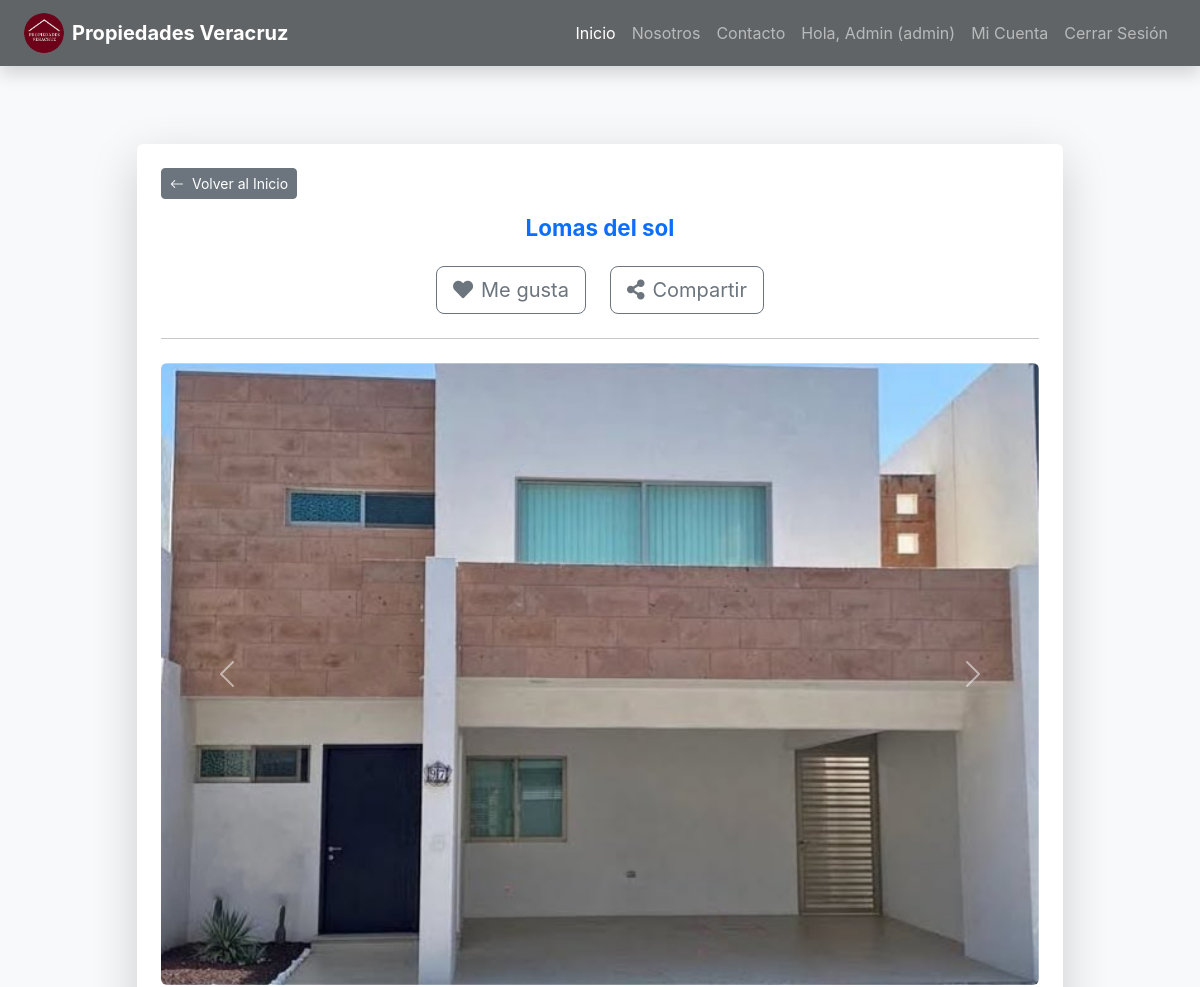
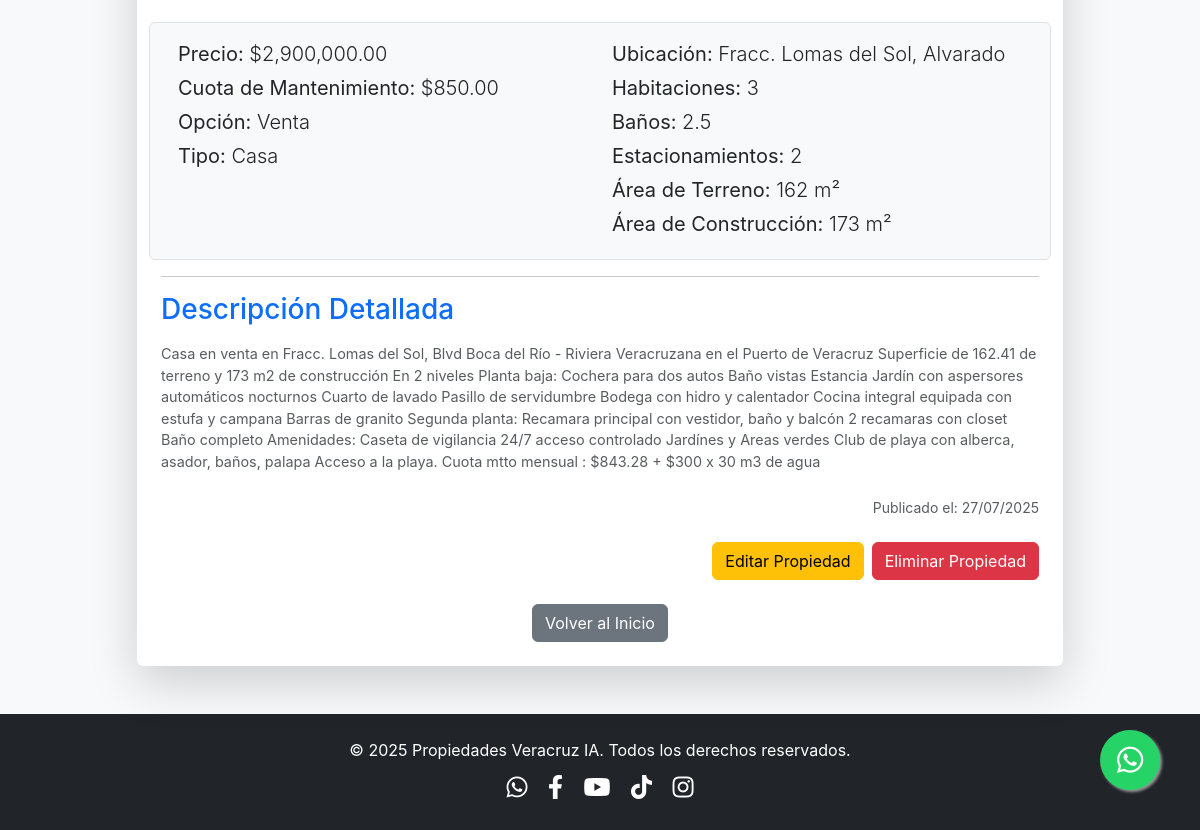
The page /property/2 (signed in) on the database its author committed (2 pictures, top to bottom).
### models.py (models this page shows, shortened)
class User(db.Model, UserMixin):
    __tablename__ = 'user'
    id = db.Column(db.Integer, primary_key=True)
    username = db.Column(db.String(80), unique=True, nullable=False)
    email = db.Column(db.String(120), unique=True, nullable=False)
    password_hash = db.Column(db.String(128), nullable=False)
    is_admin = db.Column(db.Boolean, default=False, nullable=True)

class Property(db.Model):
    __tablename__ = 'property' # Añadido nombre de tabla explícito para consistencia
    id = db.Column(db.Integer, primary_key=True)
    titulo = db.Column(db.String(100), nullable=False)
    descripcion = db.Column(db.Text, nullable=False)
    precio = db.Column(db.Float, nullable=False)
    ubicacion = db.Column(db.String(200), nullable=False)
    municipio = db.Column(db.String(100), nullable=False)
    property_options = db.Column(db.String(100), nullable=False)
    tipo_propiedad = db.Column(db.String(50), nullable=False) # Ej: Casa, Departamento, Terreno
    num_habitaciones = db.Column(db.Integer, nullable=True)
    num_banos = db.Column(db.Integer, nullable=True)
    num_medios_banos = db.Column(db.Integer, default=0)
    num_estacionamientos = db.Column(db.Integer, default=0)
    area_construccion_metros_cuadrados = db.Column(db.Float, nullable=True)
    area_terreno_metros_cuadrados = db.Column(db.Float, nullable=True)
    antiguedad = db.Column(db.Integer, nullable=True) # En años
    cuota_mantenimiento = db.Column(db.Float, default=0.0)
    fecha_publicacion = db.Column(db.DateTime, default=datetime.utcnow)
    images = db.relationship('PropertyImage', backref='property', lazy=True, cascade="all, delete-orphan")
    agente_id = db.Column(db.Integer, db.ForeignKey('user.id'), nullable=False)
    agente = db.relationship('User', backref='managed_properties') # Relación inversa para acceder a las propiedades de un usuario

class PropertyImage(db.Model):
    __tablename__ = 'property_image' # Añadido nombre de tabla explícito
    id = db.Column(db.Integer, primary_key=True)
    filename = db.Column(db.String(100), nullable=False)
    path = db.Column(db.String(200), nullable=True) # Ruta relativa del archivo (ej. 'uploads/1/foto.jpg')
    property_id = db.Column(db.Integer, db.ForeignKey('property.id'), nullable=False)
    is_main = db.Column(db.Boolean, default=False) # Para identificar la imagen principal

### app.py (the view)
@main.route("/property/<int:property_id>")
def property_detail(property_id):
    property_data = db.session.get(Property, property_id) # Usar db.session.get() para la propiedad
    if not property_data:
        flash('La propiedad solicitada no existe.', 'danger')
        return redirect(url_for('main.home'))
    if property_data.images:
        sorted_images = sorted(property_data.images, key=lambda img: (not img.is_main, img.id))
        property_data.images = sorted_images # Asigna la lista ordenada de vuelta al atributo images
    return render_template('property_detail.html', title=property_data.titulo, property=property_data)

### app.py (called while the page is built)
@login_manager.user_loader
def load_user(user_id):
    return db.session.get(User, int(user_id))

### templates/property_detail.html (shortened to what this page needs)
{% extends "base.html" %}
{% block content %}
<div class="container my-5 pt-5">
    <div class="row justify-content-center">
        <div class="col-lg-10 col-md-12">
            <div class="card shadow-lg border-0 rounded-lg">
                <div class="card-body p-4">
                    <div class="text-start mb-3">
                        <a href="{{ url_for('main.home') }}" class="btn btn-secondary btn-sm">
                            <i class="bi bi-arrow-left me-1"></i> Volver al Inicio
                        </a>
                    </div>
                    <h1 class="card-title text-center text-primary mb-4 display-4 fw-bold">{{ property.titulo }}</h1>
                    <div class="d-flex justify-content-center gap-4 mb-4">
                        <button type="button" class="btn btn-outline-secondary btn-lg d-flex align-items-center gap-2">
                            <i class="fas fa-heart"></i> Me gusta
                        </button>
                        <button type="button" class="btn btn-outline-secondary btn-lg d-flex align-items-center gap-2">
                            <i class="fas fa-share-alt"></i> Compartir
                        </button>
                    </div>
                    <hr class="mb-4">
                    {% if property.images %}
                    <div id="propertyCarousel" class="carousel slide mb-4" data-bs-ride="carousel">
                        <div class="carousel-inner rounded">
                            {% for image in property.images %}
                            <div class="carousel-item {% if loop.first %}active{% endif %}">
                                {% if image.path %}
                                    <img src="{{ url_for('static', filename=image.path) }}" class="d-block w-100 property-carousel-img" alt="Imagen de propiedad">
                                {% else %}
                                    <img src="{{ url_for('static', filename='img/banners/placeholder.png') }}" class="d-block w-100 property-carousel-img" alt="Imagen no disponible">
                                {% endif %}
                            </div>
                            {% endfor %}
                        </div>
                        {% if property.images|length > 1 %}
                        <button class="carousel-control-prev" type="button" data-bs-target="#propertyCarousel" data-bs-slide="prev">
                            <span class="carousel-control-prev-icon" aria-hidden="true"></span>
                        </button>
                        <button class="carousel-control-next" type="button" data-bs-target="#propertyCarousel" data-bs-slide="next">
                            <span class="carousel-control-next-icon" aria-hidden="true"></span>
                        </button>
                        {% endif %}
                    </div>
                    {% else %}
                    <div class="text-center mb-4">
                        <img src="{{ url_for('static', filename='img/banners/placeholders/no_image.png') }}" class="img-fluid rounded shadow-sm" alt="No hay imagen disponible">
                        <p class="text-muted mt-2">No hay imágenes disponibles para esta propiedad.</p>
                    </div>
                    {% endif %}
                    <div class="row mb-3 p-3 border rounded bg-light">
                        <div class="col-md-6">
                            <p class="lead mb-1"><strong>Precio:</strong> ${{ "{:,.2f}".format(property.precio) }}</p>
                            {% if property.cuota_mantenimiento %}
                                <p class="lead mb-1"><strong>Cuota de Mantenimiento:</strong> ${{ "{:,.2f}".format(property.cuota_mantenimiento) }}</p>
                            {% endif %}
                            <p class="lead mb-1"><strong>Opción:</strong> {{ property.property_options }}</p>
                            <p class="lead mb-1"><strong>Tipo:</strong> {{ property.tipo_propiedad }}</p>
                        </div>
                        <div class="col-md-6">
                            <p class="lead mb-1"><strong>Ubicación:</strong> {{ property.ubicacion }}, {{ property.municipio }}</p>
                            {% if property.num_habitaciones %}
                                <p class="lead mb-1"><strong>Habitaciones:</strong> {{ property.num_habitaciones }}</p>
                            {% endif %}
                            {% if property.num_banos %}
                                <p class="lead mb-1"><strong>Baños:</strong> {{ property.num_banos }}{% if property.num_medios_banos %}.5{% endif %}</p>
                            {% endif %}
                            {% if property.num_estacionamientos %}
                                <p class="lead mb-1"><strong>Estacionamientos:</strong> {{ property.num_estacionamientos }}</p>
                            {% endif %}
                            {% if property.area_terreno_metros_cuadrados %}
                                <p class="lead mb-1"><strong>Área de Terreno:</strong> {{ "{:,.0f}".format(property.area_terreno_metros_cuadrados) }} m²</p>
                            {% endif %}
                            {% if property.area_construccion_metros_cuadrados %}
                                <p class="lead mb-1"><strong>Área de Construcción:</strong> {{ "{:,.0f}".format(property.area_construccion_metros_cuadrados) }} m²</p>
                            {% endif %}
                        </div>
                    </div>
                    <hr>
                    <h3 class="text-primary mb-3">Descripción Detallada</h3>
                    <p class="card-text text-muted">{{ property.descripcion }}</p>
                    <p class="text-end text-muted small mt-4">Publicado el: {{ property.fecha_publicacion.strftime('%d/%m/%Y') }}</p>
                    {% if current_user.is_authenticated and (current_user.id == property.agente_id or current_user.is_admin) %}
                        <div class="d-flex justify-content-end gap-2 mt-4">
                            <a href="{{ url_for('main.edit_property', property_id=property.id) }}" class="btn btn-warning">Editar Propiedad</a>
                            <button type="button" class="btn btn-danger" data-bs-toggle="modal" data-bs-target="#deleteConfirmationModal" data-property-id="{{ property.id }}">
                                Eliminar Propiedad
                            </button>
                        </div>
                    {% endif %}
                    <div class="text-center mt-4">
                        <a href="{{ url_for('main.home') }}" class="btn btn-secondary">Volver al Inicio</a>
                    </div>
                </div>
            </div>
        </div>
    </div>
</div>
{% endblock content %}

### templates/base.html (shortened to what this page needs)
<!DOCTYPE html>
<html lang="es">
<head>
    <link href="https://cdn.jsdelivr.net/npm/bootstrap@5.3.3/dist/css/bootstrap.min.css" rel="stylesheet">
    <link rel="stylesheet" href="https://cdn.jsdelivr.net/npm/bootstrap-icons@1.11.3/font/bootstrap-icons.min.css">
    <link rel="stylesheet" href="https://cdnjs.cloudflare.com/ajax/libs/font-awesome/5.15.4/css/all.min.css" />
    <link rel="stylesheet" href="https://cdnjs.cloudflare.com/ajax/libs/animate.css/4.1.1/animate.min.css"/>
    <link rel="stylesheet" href="{{ url_for('static', filename='style.css') }}">
</head>
<body>
    <nav class="navbar navbar-expand-lg navbar-dark bg-dark fixed-top shadow">
        <div class="container-fluid px-4">
            <a class="navbar-brand d-flex align-items-center me-auto" href="{{ url_for('main.home') }}">
                <img src="{{ url_for('static', filename='img/banners/logo_01.jpg') }}" alt="Logo" width="40" height="40" class="d-inline-block align-text-top rounded-circle me-2">
                <span class="fw-bold">Propiedades Veracruz </span>
            </a>
            <div class="collapse navbar-collapse" id="navbarNav">
                <ul class="navbar-nav ms-auto">
                    <li class="nav-item">
                        <a class="nav-link active" aria-current="page" href="{{ url_for('main.home') }}">Inicio</a>
                    </li>
                    <li class="nav-item">
                        <a class="nav-link" href="{{ url_for('main.about_us') }}">Nosotros</a>
                    </li>
                    <li class="nav-item">
                        <a class="nav-link" href="{{ url_for('main.contact') }}">Contacto</a>
                    </li>
                    {% if current_user.is_authenticated %}
                        <li class="nav-item">
                            <span class="nav-link">
                                Hola,
                                {% if current_user.is_admin %}
                                    Admin ({{ current_user.username }})
                                {% else %}
                                    {{ current_user.username }}
                                {% endif %}
                            </span>
                        </li>
                        <li class="nav-item">
                            <a class="nav-link" href="{{ url_for('main.dashboard') }}">Mi Cuenta</a>
                        </li>
                        <li class="nav-item">
                            <a class="nav-link" href="{{ url_for('main.logout') }}">Cerrar Sesión</a>
                        </li>
                    {% endif %}
                </ul>
            </div>
        </div>
    </nav>
    <main class="pt-5">
        {% block content %}{% endblock %}
    </main>
    <footer class="bg-dark text-white text-center py-4 mt-5">
        <div class="container">
            <p class="mb-0">© 2025 Propiedades Veracruz IA. Todos los derechos reservados.</p>
            <div class="social-icons mt-2">
                <a href="https://wa.me/522293019294" class="text-white mx-2" target="_blank" rel="noopener noreferrer"><i class="fab fa-whatsapp"></i></a>
                <a href="https://www.facebook.com/cMagnaDjesus" class="text-white mx-2" target="_blank" rel="noopener noreferrer"><i class="fab fa-facebook-f"></i></a>
                <a href="https://www.youtube.com/@propiedades-veracruz_2024" class="text-white mx-2" target="_blank" rel="noopener noreferrer"><i class="fab fa-youtube"></i></a>
                <a href="https://www.tiktok.com/@cmagnadj" class="text-white mx-2" target="_blank" rel="noopener noreferrer"><i class="fab fa-tiktok"></i></a>
                <a href="https://www.instagram.com/propiedades_veracruz/" class="text-white mx-2" target="_blank" rel="noopener noreferrer"><i class="fab fa-instagram"></i></a>
            </div>
        </div>
    </footer>
    <a href="#" id="whatsapp-float-btn" class="whatsapp-float" target="_blank" rel="noopener noreferrer">
        <i class="fab fa-whatsapp"></i>
    </a>
</body>
</html>

### static/style.css (style rules this page uses)
html, body { height: 100%; margin: 0; font-family: 'Inter', sans-serif; background-color: #f8f9fa; color: #343a40; }
.navbar { transition: background-color 0.3s ease-in-out; backdrop-filter: blur(5px); background-color: rgba(33, 37, 41, 0.7) !important; }
.navbar-brand .fw-bold { font-weight: 700 !important; }
.card-title { font-size: 1.4rem; margin-bottom: 0.5rem; }
.card-text.text-muted { font-size: 0.9rem; }
footer { background-color: #212529; color: #f8f9fa; }
.social-icons a { font-size: 1.5rem; margin: 0 10px; color: #f8f9fa; transition: color 0.3s ease; }
.whatsapp-float { position: fixed; width: 60px; height: 60px; bottom: 40px; right: 40px; background-color: #25d366; color: #FFF; border-radius: 50px; text-align: center; font-size: 30px; box-shadow: 2px 2px 3px #999; z-index: 1000; display: flex; justify-content: center; align-items: center; text-decoration: none; transition: background-color 0.3s ease, transform 0.3s ease; }
.whatsapp-float i { margin-top: 0; }

### rows shown on the page
User: username "admin"
Property: titulo "Lomas del sol", precio "2,900,000.00", cuota_mantenimiento "850.00", property_options "Venta", tipo_propiedad "Casa", ubicacion "Fracc. Lomas del Sol", municipio "Alvarado", num_habitaciones "3", num_banos "2", num_estacionamientos "2", area_terreno_metros_cuadrados "162", area_construccion_metros_cuadrados "173", descripcion "Casa en venta en Fracc. Lomas del Sol, Blvd Boca del Río - Riviera Veracruzana en el Puerto de Veracruz Superficie de 162.41 de terreno y 173 m2 de construcción En 2 niveles Planta baja: Cochera para dos autos Baño vistas Estancia Jardín con aspersores automáticos nocturnos Cuarto de lavado Pasillo de servidumbre Bodega con hidro y calentador Cocina integral equipada con estufa y campana Barras de granito Segunda planta: Recamara principal con vestidor, baño y balcón 2 recamaras con closet Baño completo Amenidades: Caseta de vigilancia 24/7 acceso controlado Jardínes y Areas verdes Club de playa con alberca, asador, baños, palapa Acceso a la playa. Cuota mtto mensual : $843.28 + $300 x 30…", fecha_publicacion "27/07/2025"
PropertyImage: path (picture)
